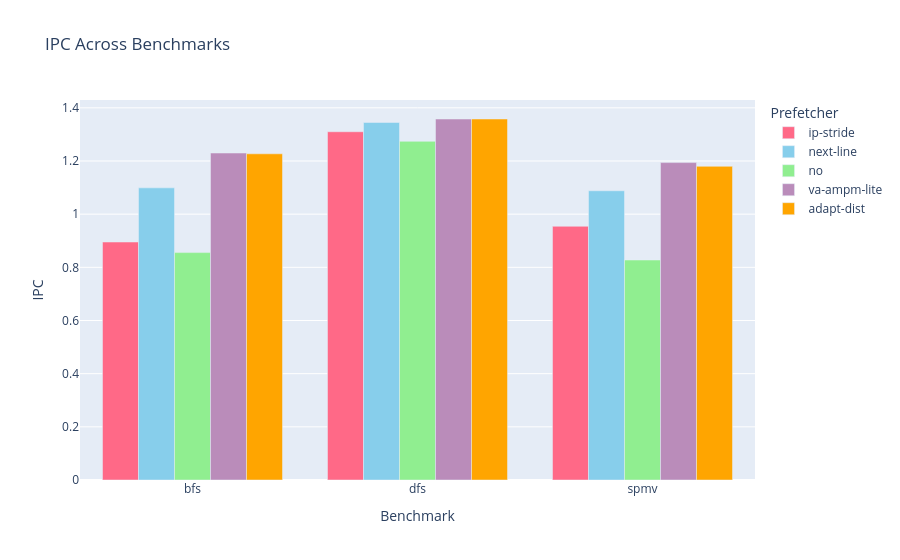
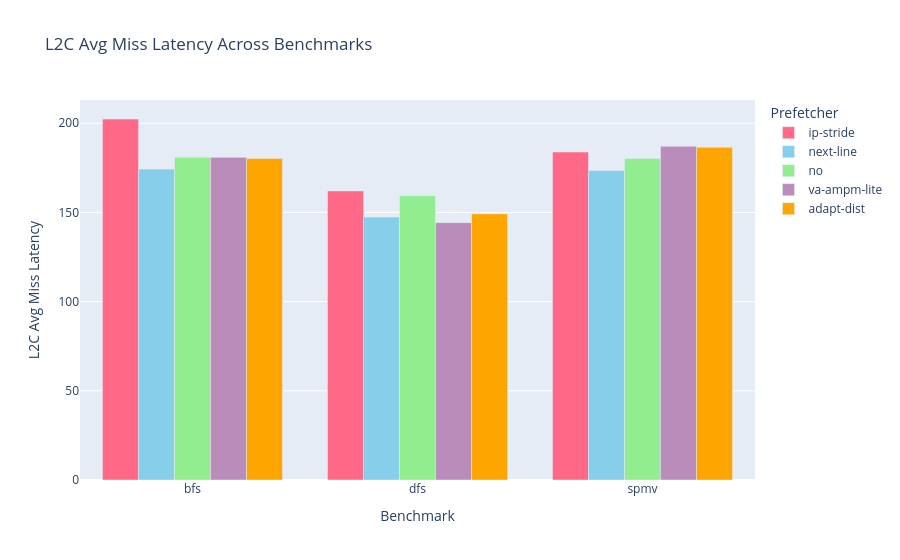

Notebook cell for these charts, in order:
### Code cell
import plotly.express as px

prefetch_colors={
    "ip-stride": "rgb(255, 105, 135)",  
    "next-line": "rgb(135, 206, 235)",  
    "va-ampm-lite": "rgb(186, 140, 186)",
    "adapt-dist": "rgb(255, 165, 0)",
    "no": "rgb(144, 238, 144)"
}

for metric in metrics:
    if "PREFETCH" not in metric.upper():
        df_metric = df_long[df_long['Metric'] == metric]
    
        fig = px.bar(
            df_metric, 
            x="Benchmark", 
            y="Value", 
            color="Prefetcher", 
            barmode="group", 
            title=f"{metric} Across Benchmarks",
            labels={"Value": metric, "Benchmark": "Benchmark", "Prefetcher": "Prefetcher"},
            color_discrete_map=prefetch_colors
        )

        if not df_metric.empty:
            fig.show()

### Figure 1 — Plotly figure (JSON) as saved in the notebook; plotly's stock layout.template omitted (floating-point values rounded to 4 significant figures)
{"data": [{"alignmentgroup": "True", "hovertemplate": "Prefetcher=ip-stride<br>Benchmark=%{x}<br>IPC=%{y}<extra></extra>", "legendgroup": "ip-stride", "marker": {"color": "rgb(255, 105, 135)", "pattern": {"shape": ""}}, "name": "ip-stride", "offsetgroup": "ip-stride", "orientation": "v", "showlegend": true, "textposition": "auto", "type": "bar", "x": ["bfs", "dfs", "spmv"], "xaxis": "x", "y": [0.8952, 1.31, 0.9544], "yaxis": "y"}, {"alignmentgroup": "True", "hovertemplate": "Prefetcher=next-line<br>Benchmark=%{x}<br>IPC=%{y}<extra></extra>", "legendgroup": "next-line", "marker": {"color": "rgb(135, 206, 235)", "pattern": {"shape": ""}}, "name": "next-line", "offsetgroup": "next-line", "orientation": "v", "showlegend": true, "textposition": "auto", "type": "bar", "x": ["bfs", "dfs", "spmv"], "xaxis": "x", "y": [1.099, 1.345, 1.088], "yaxis": "y"}, {"alignmentgroup": "True", "hovertemplate": "Prefetcher=no<br>Benchmark=%{x}<br>IPC=%{y}<extra></extra>", "legendgroup": "no", "marker": {"color": "rgb(144, 238, 144)", "pattern": {"shape": ""}}, "name": "no", "offsetgroup": "no", "orientation": "v", "showlegend": true, "textposition": "auto", "type": "bar", "x": ["bfs", "dfs", "spmv"], "xaxis": "x", "y": [0.8554, 1.274, 0.8275], "yaxis": "y"}, {"alignmentgroup": "True", "hovertemplate": "Prefetcher=va-ampm-lite<br>Benchmark=%{x}<br>IPC=%{y}<extra></extra>", "legendgroup": "va-ampm-lite", "marker": {"color": "rgb(186, 140, 186)", "pattern": {"shape": ""}}, "name": "va-ampm-lite", "offsetgroup": "va-ampm-lite", "orientation": "v", "showlegend": true, "textposition": "auto", "type": "bar", "x": ["bfs", "dfs", "spmv"], "xaxis": "x", "y": [1.23, 1.358, 1.194], "yaxis": "y"}, {"alignmentgroup": "True", "hovertemplate": "Prefetcher=adapt-dist<br>Benchmark=%{x}<br>IPC=%{y}<extra></extra>", "legendgroup": "adapt-dist", "marker": {"color": "rgb(255, 165, 0)", "pattern": {"shape": ""}}, "name": "adapt-dist", "offsetgroup": "adapt-dist", "orientation": "v", "showlegend": true, "textposition": "auto", "type": "bar", "x": ["bfs", "dfs", "spmv"], "xaxis": "x", "y": [1.227, 1.358, 1.18], "yaxis": "y"}], "layout": {"barmode": "group", "legend": {"title": {"text": "Prefetcher"}, "tracegroupgap": 0}, "title": {"text": "IPC Across Benchmarks"}, "xaxis": {"anchor": "y", "domain": [0, 1], "title": {"text": "Benchmark"}}, "yaxis": {"anchor": "x", "domain": [0, 1], "title": {"text": "IPC"}}}}

### Figure 2 — Plotly figure (JSON) as saved in the notebook; plotly's stock layout.template omitted (floating-point values rounded to 4 significant figures)
{"data": [{"alignmentgroup": "True", "hovertemplate": "Prefetcher=ip-stride<br>Benchmark=%{x}<br>L2C Avg Miss Latency=%{y}<extra></extra>", "legendgroup": "ip-stride", "marker": {"color": "rgb(255, 105, 135)", "pattern": {"shape": ""}}, "name": "ip-stride", "offsetgroup": "ip-stride", "orientation": "v", "showlegend": true, "textposition": "auto", "type": "bar", "x": ["bfs", "dfs", "spmv"], "xaxis": "x", "y": [202.4, 162.1, 183.9], "yaxis": "y"}, {"alignmentgroup": "True", "hovertemplate": "Prefetcher=next-line<br>Benchmark=%{x}<br>L2C Avg Miss Latency=%{y}<extra></extra>", "legendgroup": "next-line", "marker": {"color": "rgb(135, 206, 235)", "pattern": {"shape": ""}}, "name": "next-line", "offsetgroup": "next-line", "orientation": "v", "showlegend": true, "textposition": "auto", "type": "bar", "x": ["bfs", "dfs", "spmv"], "xaxis": "x", "y": [174.3, 147.4, 173.5], "yaxis": "y"}, {"alignmentgroup": "True", "hovertemplate": "Prefetcher=no<br>Benchmark=%{x}<br>L2C Avg Miss Latency=%{y}<extra></extra>", "legendgroup": "no", "marker": {"color": "rgb(144, 238, 144)", "pattern": {"shape": ""}}, "name": "no", "offsetgroup": "no", "orientation": "v", "showlegend": true, "textposition": "auto", "type": "bar", "x": ["bfs", "dfs", "spmv"], "xaxis": "x", "y": [180.9, 159.4, 180.3], "yaxis": "y"}, {"alignmentgroup": "True", "hovertemplate": "Prefetcher=va-ampm-lite<br>Benchmark=%{x}<br>L2C Avg Miss Latency=%{y}<extra></extra>", "legendgroup": "va-ampm-lite", "marker": {"color": "rgb(186, 140, 186)", "pattern": {"shape": ""}}, "name": "va-ampm-lite", "offsetgroup": "va-ampm-lite", "orientation": "v", "showlegend": true, "textposition": "auto", "type": "bar", "x": ["bfs", "dfs", "spmv"], "xaxis": "x", "y": [180.9, 144.3, 187.1], "yaxis": "y"}, {"alignmentgroup": "True", "hovertemplate": "Prefetcher=adapt-dist<br>Benchmark=%{x}<br>L2C Avg Miss Latency=%{y}<extra></extra>", "legendgroup": "adapt-dist", "marker": {"color": "rgb(255, 165, 0)", "pattern": {"shape": ""}}, "name": "adapt-dist", "offsetgroup": "adapt-dist", "orientation": "v", "showlegend": true, "textposition": "auto", "type": "bar", "x": ["bfs", "dfs", "spmv"], "xaxis": "x", "y": [180.2, 149.2, 186.5], "yaxis": "y"}], "layout": {"barmode": "group", "legend": {"title": {"text": "Prefetcher"}, "tracegroupgap": 0}, "title": {"text": "L2C Avg Miss Latency Across Benchmarks"}, "xaxis": {"anchor": "y", "domain": [0, 1], "title": {"text": "Benchmark"}}, "yaxis": {"anchor": "x", "domain": [0, 1], "title": {"text": "L2C Avg Miss Latency"}}}}
